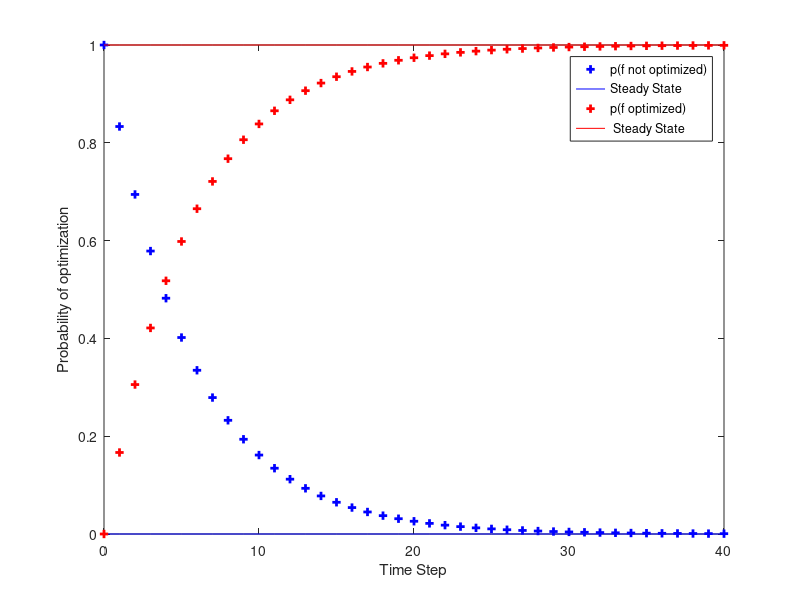

MATLAB code for this plot:
a = 0.1667;b = 0;P = [1-a a; b 1-b];T = 0:40;pp = zeros(2,length(T));for i=1:length(T)  pp(:,i) = dtmc(P,T(i),[1 0]);
endfor
ss = dtmc(P); # compute steady state probabilitiesplot(T, pp(1,:), "b+;p(f not optimized);", "linewidth", 2, ...T, ss(1)*ones(size(T)), "b;Steady State;", ...T, pp(2,:), "r+;p(f optimized);", "linewidth", 2, ...T, ss(2)*ones(size(T)), "r; Steady State;");xlabel("Time Step");ylabel("Probability of optimization");